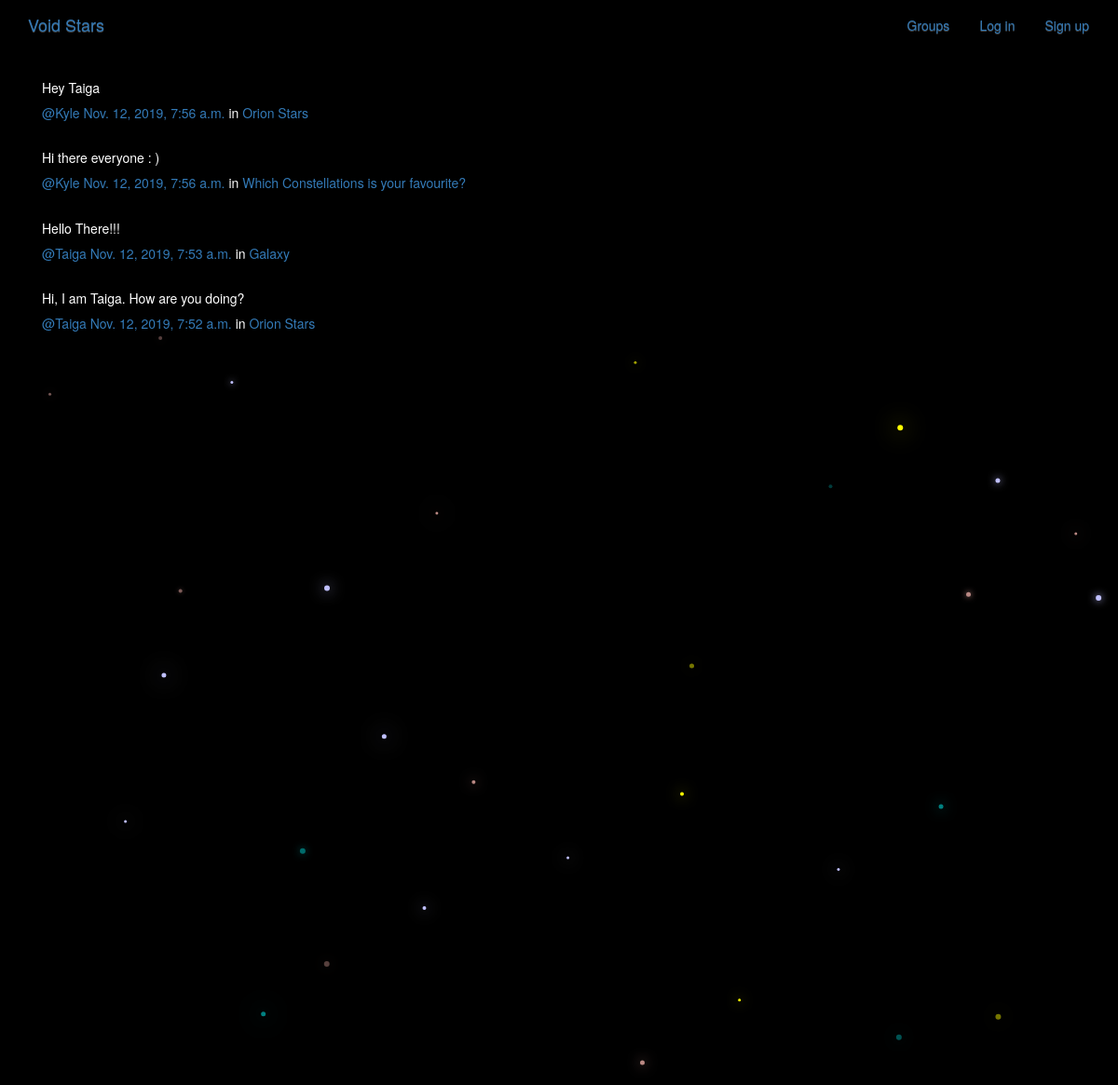
/posts/, run on the app's committed database.
### posts/models.py (models this page shows, shortened)
class Post(models.Model):
	user = models.ForeignKey(User,related_name='posts',
    on_delete=models.CASCADE)
	created_at = models.DateTimeField(auto_now=True)
	message = models.TextField()
	message_html = models.TextField(editable=False)
	group = models.ForeignKey(Group,related_name='posts',null=True,blank=True,
    on_delete=models.CASCADE)
	class Meta:
		ordering = ['-created_at']
		unique_together = ['user','message']

### groups/models.py (models this page shows, shortened)
class Group(models.Model):
    name = models.CharField(max_length=255, unique=True)
    slug = models.SlugField(allow_unicode=True, unique=True)
    description = models.TextField(blank=True, default='')
    description_html = models.TextField(editable=False, default='', blank=True)
    members = models.ManyToManyField(User,through="GroupMember")
    class Meta:
        ordering = ["name"]

### posts/views.py (the view)
class PostList(SelectRelatedMixin,generic.ListView):
	model = models.Post
	select_related = ('user','group')

### posts/templates/posts/post_list.html (shortened to what this page needs)
{% extends "posts/post_base.html" %}
{% block post_content %}
	<div class="col-md-8">
		{% for post in post_list %}
			{% include "posts/_post.html" %}
		{% endfor %}
	</div>
{% endblock %}

### posts/templates/posts/_post.html (shortened to what this page needs)
<div class="post media">
	<p>{{post.message_html|safe}}</p>
	<div class="media-body">
		<h5 class="media-heading">
			<span class="username">
				<a href="{% url 'posts:for_user' username=post.user.username %}">@{{post.user.username}}</a>
			</span>
			<time class="time">
				<a href="{% url 'posts:single' username=post.user.username pk=post.pk %}">{{post.created_at}}</a>
			</time>
			{% if post.group %}
			<span class="group-name">in <a href="#">{{ post.group.name }}</a></span>
			{% endif %}
		</h5>
	</div>
</div>

### static/voidstar/css/master.css (style rules this page uses)
body { margin: 0; overflow: hidden; background-color: black; color:white; }

### data on the page
Post: message_html "Hey Taiga", user.username "Kyle", created_at "Nov. 12, 2019, 7:56 a.m.", group.name "Orion Stars"
Post: message_html "Hi there everyone : )", user.username "Kyle", created_at "Nov. 12, 2019, 7:56 a.m.", group.name "Which Constellations is your favourite?"
Post: message_html "Hello There!!!", user.username "Taiga", created_at "Nov. 12, 2019, 7:53 a.m.", group.name "Galaxy"
Post: message_html "Hi, I am Taiga. How are you doing?", user.username "Taiga", created_at "Nov. 12, 2019, 7:52 a.m.", group.name "Orion Stars"
